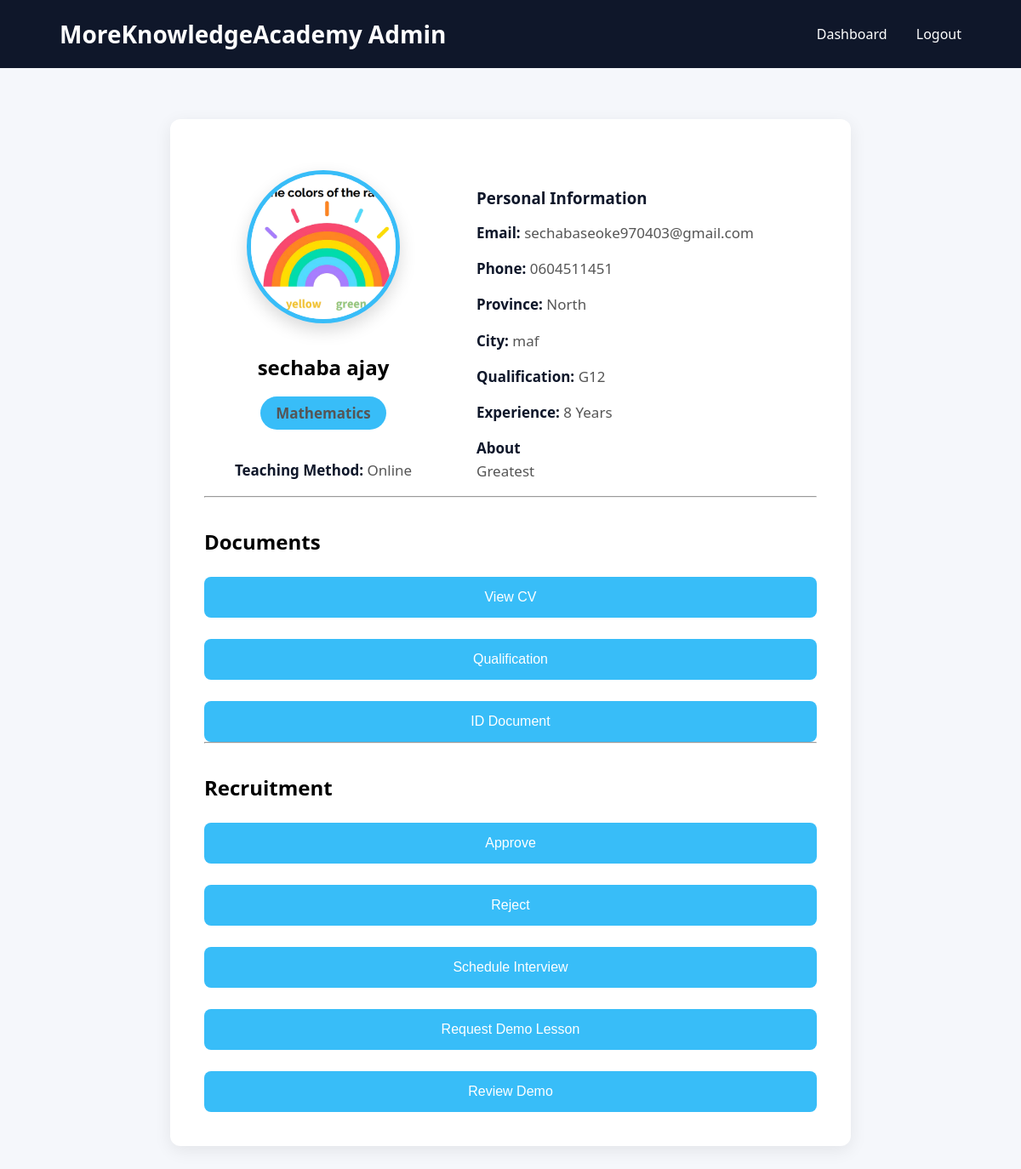
Page /application/1 (signed in) on the earlier database version.
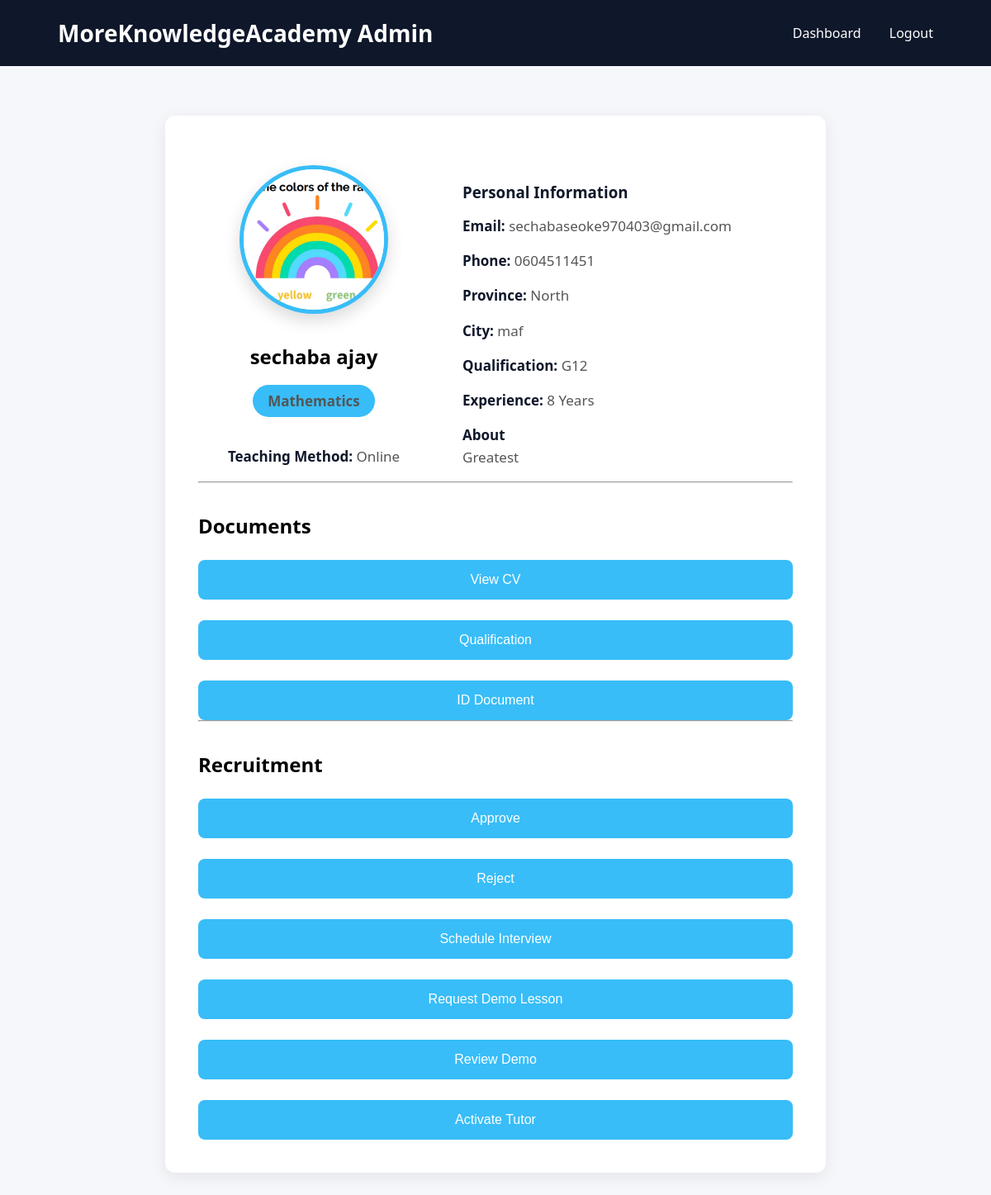
Same page on the later database version.
### app.py (the view)
@app.route("/application/<int:id>")
def application(id):
    if not session.get("admin"):
        return redirect("/admin")
    conn = get_connection()
    tutor = conn.execute(
        "SELECT * FROM tutor_applications WHERE id=?",
        (id,)
    ).fetchone()
    conn.close()
    return render_template(
        "application_details.html",
        tutor=tutor
    )

### database.py (called while the page is built)
def get_connection():
    os.makedirs("instance", exist_ok=True)
    connection = sqlite3.connect(DATABASE)
    connection.row_factory = sqlite3.Row
    return connection

### templates/application_details.html (shortened to what this page needs)
<!DOCTYPE html>
<html>
<head>
    <link rel="stylesheet"
          href="{{ url_for('static', filename='css/style.css') }}">
</head>
<body>
<nav>
    <div class="logo">
        MoreKnowledgeAcademy Admin
    </div>
    <div class="menu">
        <a href="/dashboard">Dashboard</a>
        <a href="/admin/logout">Logout</a>
    </div>
</nav>
<div class="application">
    <div class="profileGrid">
        <div class="leftPanel">
            <a href="{{ url_for('uploaded_file', folder='photos', filename=tutor.photo) }}"
               target="_blank">
                <img src="{{ url_for('uploaded_file', folder='photos', filename=tutor.photo) }}"
                     class="tutorPhoto"
                     alt="Tutor Photo">
            </a>
            <h2>{{ tutor.full_name }}</h2>
            <p class="subjectTag">
                {{ tutor.subject }}
            </p>
            <p>
                <strong>Teaching Method:</strong>
                {{ tutor.teaching_mode }}
            </p>
        </div>
        <div class="rightPanel">
            <h3>Personal Information</h3>
            <p><strong>Email:</strong> {{ tutor.email }}</p>
            <p><strong>Phone:</strong> {{ tutor.phone }}</p>
            <p><strong>Province:</strong> {{ tutor.province }}</p>
            <p><strong>City:</strong> {{ tutor.city }}</p>
            <p><strong>Qualification:</strong> {{ tutor.qualification }}</p>
            <p><strong>Experience:</strong> {{ tutor.experience }} Years</p>
            <p>
                <strong>About</strong><br>
                {{ tutor.about }}
            </p>
        </div>
    </div>
    <hr>
    <h2>Documents</h2>
    <a href="{{ url_for('uploaded_file', folder='cvs', filename=tutor.cv) }}"
       target="_blank">
        <button>View CV</button>
    </a>
    <a href="{{ url_for('uploaded_file', folder='qualifications', filename=tutor.qualification_file) }}"
       target="_blank">
        <button>Qualification</button>
    </a>
    <a href="{{ url_for('uploaded_file', folder='ids', filename=tutor.id_document) }}"
       target="_blank">
        <button>ID Document</button>
    </a>
    <hr>
    <h2>Recruitment</h2>
    <a href="/approve/{{ tutor.id }}">
        <button>Approve</button>
    </a>
    <a href="/reject/{{ tutor.id }}">
        <button>Reject</button>
    </a>
    <a href="/schedule/{{ tutor.id }}">
        <button>Schedule Interview</button>
    </a>
    <a href="/request-demo/{{ tutor.id }}">
        <button>Request Demo Lesson</button>
    </a>
    <a href="/review-demo/{{ tutor.id }}">
        <button>Review Demo</button>
    </a>
    {% if tutor.application_stage == "Demo Approved" %}
        <a href="/activate-tutor/{{ tutor.id }}">
            <button>Activate Tutor</button>
        </a>
    {% endif %}
</div>
</body>
</html>

Differences in the rows shown:
changed tutor_applications "sechaba ajay": application_stage "Account Activation" → "Demo Approved" (drawn)
Other differences:
text now shown: "Activate Tutor"
